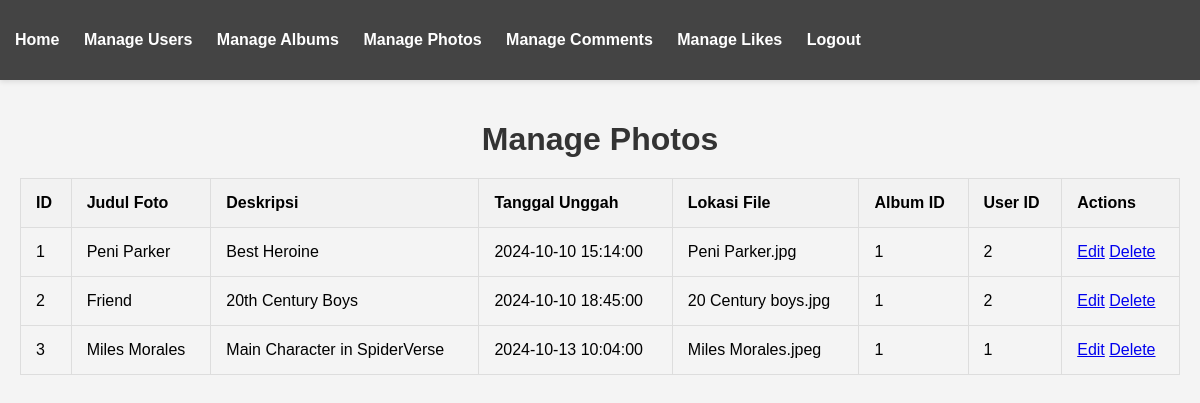
The app's page /gallery/admin/manage_photos.php (signed in), older data.
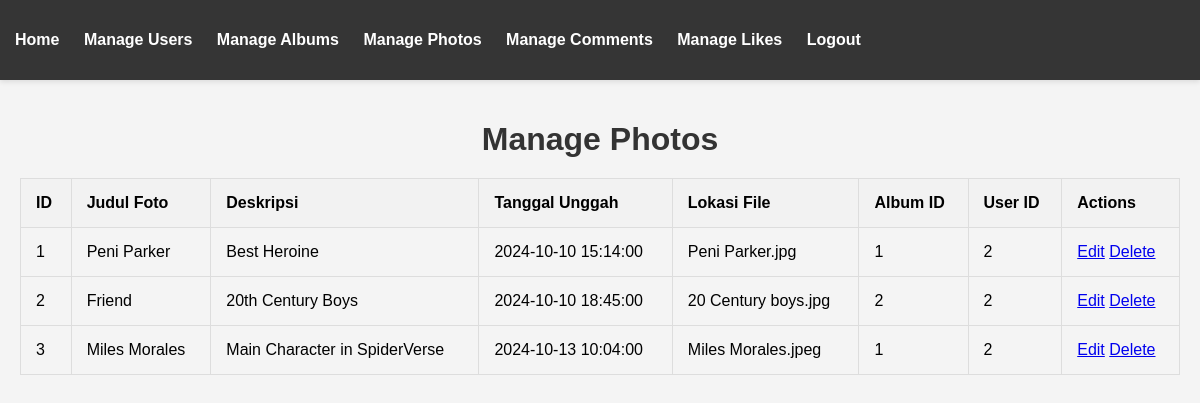
The same page, newer data.
### tables this page shows
CREATE TABLE `foto` (
  `FotoID` int(11) NOT NULL,
  `JudulFoto` varchar(255) NOT NULL,
  `Deskripsi` text DEFAULT NULL,
  `TanggalUnggah` timestamp NOT NULL DEFAULT current_timestamp(),
  `LokasiFile` varchar(255) NOT NULL,
  `AlbumID` int(11) NOT NULL,
  `UserID` int(11) NOT NULL
);

### gallery/admin/manage_photos.php (the view, shortened to what this page needs)
<?php
include_once("../config/koneksi.php");
$sql_photos = "SELECT * FROM foto";
$result_photos = $kon->query($sql_photos);
?>
<!DOCTYPE html>
<html lang="en">
<head>
    <link href="css/admin.css" rel="stylesheet">
</head>
<body>
<?php include('admin_nav.php'); ?>
<div class="container">
    <h1>Manage Photos</h1>
    <table>
        <thead>
            <tr>
                <th>ID</th>
                <th>Judul Foto</th>
                <th>Deskripsi</th>
                <th>Tanggal Unggah</th>
                <th>Lokasi File</th>
                <th>Album ID</th>
                <th>User ID</th>
                <th>Actions</th>
            </tr>
        </thead>
        <tbody>
            <?php while($photo = $result_photos->fetch_assoc()): ?>
            <tr>
                <td><?php echo $photo['FotoID']; ?></td>
                <td><?php echo $photo['JudulFoto']; ?></td>
                <td><?php echo $photo['Deskripsi']; ?></td>
                <td><?php echo $photo['TanggalUnggah']; ?></td>
                <td><?php echo $photo['LokasiFile']; ?></td>
                <td><?php echo $photo['AlbumID']; ?></td>
                <td><?php echo $photo['UserID']; ?></td>
                <td>
                    <a href="foto/edit_photo.php?id=<?php echo $photo['FotoID']; ?>">Edit</a>
                    <a href="foto/delete_photo.php?id=<?php echo $photo['FotoID']; ?>" onclick="return confirm('Are you sure?')">Delete</a>
                </td>
            </tr>
            <?php endwhile; ?>
        </tbody>
    </table>
</div>
</body>
</html>

Row changes from the older to the newer data that the page shows:
changed foto "Friend": AlbumID "1" → "2"
changed foto "Miles Morales": UserID "1" → "2"
